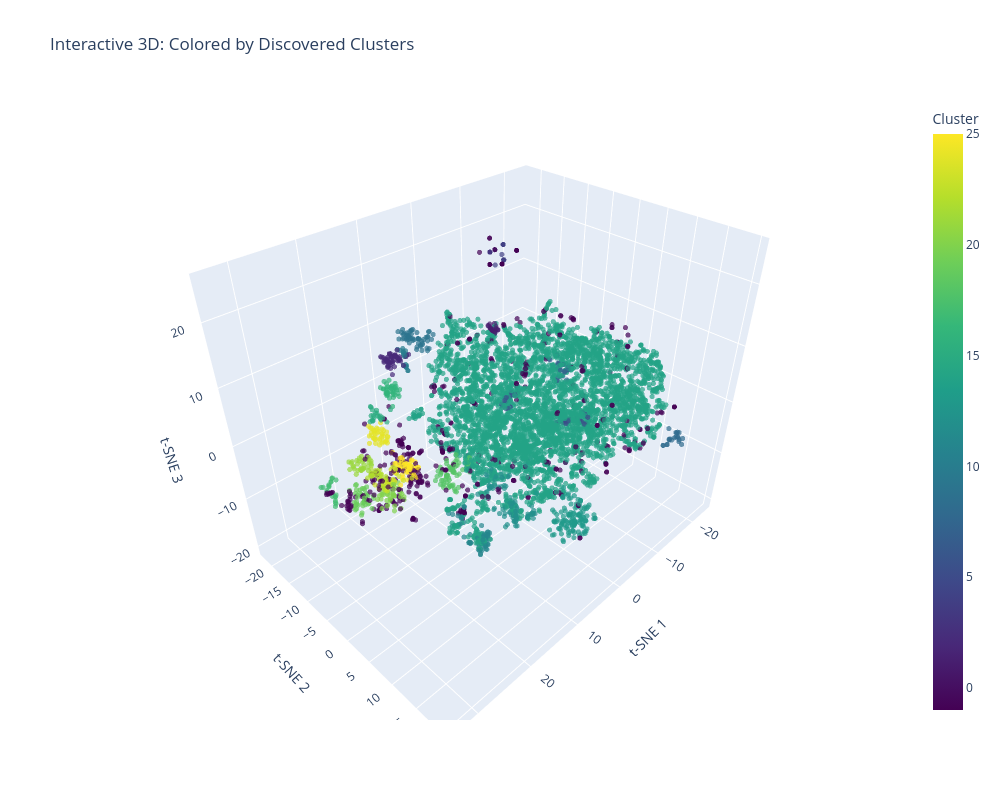

Source (notebook cell):
### Code cell
# 3D plot colored by discovered clusters (not ground truth)
import plotly.express as px

# Convert cluster labels to strings for discrete coloring
plot_df_clusters = plot_df.copy()
plot_df_clusters['Cluster'] = plot_df_clusters['Cluster'].astype(str)

fig_clusters = px.scatter_3d(
    plot_df_clusters,
    x='TSNE1',
    y='TSNE2',
    z='TSNE3',
    color='Cluster',
    hover_data=['Call Type', 'Probability'],
    title='Interactive 3D: Colored by Discovered Clusters',
    opacity=0.7,
    width=1000,
    height=800
)

fig_clusters.update_traces(marker=dict(size=3))
fig_clusters.update_layout(
    scene=dict(
        xaxis_title='t-SNE 1',
        yaxis_title='t-SNE 2',
        zaxis_title='t-SNE 3'
    ),
    legend=dict(
        title='Cluster',
        yanchor='top',
        y=0.99,
        xanchor='left',
        x=1.01
    )
)

fig_clusters.show()

### Figure 1 — Plotly figure (JSON) as saved in the notebook; plotly's stock layout.template omitted (floating-point values rounded to 4 significant figures; data arrays with more than 128 entries replaced by an {"elided": "..."} marker saying what was removed)
{"data": [{"customdata": {"elided": "5752x2 mixed values"}, "hovertemplate": "TSNE1=%{x}<br>TSNE2=%{y}<br>TSNE3=%{z}<br>Call Type=%{customdata[0]}<br>Probability=%{customdata[1]}<br>Cluster=%{marker.color}<extra></extra>", "legendgroup": "", "marker": {"color": {"elided": "5752 int values"}, "coloraxis": "coloraxis", "opacity": 0.7, "size": 3, "symbol": "circle"}, "mode": "markers", "name": "", "scene": "scene", "showlegend": false, "type": "scatter3d", "x": {"elided": "5752 float values"}, "y": {"elided": "5752 float values"}, "z": {"elided": "5752 float values"}}], "layout": {"coloraxis": {"colorbar": {"title": {"text": "Cluster"}}, "colorscale": [[0, "#440154"], [0.1111, "#482878"], [0.2222, "#3e4989"], [0.3333, "#31688e"], [0.4444, "#26828e"], [0.5556, "#1f9e89"], [0.6667, "#35b779"], [0.7778, "#6ece58"], [0.8889, "#b5de2b"], [1, "#fde725"]]}, "height": 800, "legend": {"tracegroupgap": 0}, "scene": {"domain": {"x": [0, 1], "y": [0, 1]}, "xaxis": {"title": {"text": "t-SNE 1"}}, "yaxis": {"title": {"text": "t-SNE 2"}}, "zaxis": {"title": {"text": "t-SNE 3"}}}, "title": {"text": "Interactive 3D: Colored by Discovered Clusters"}, "width": 1000}}
